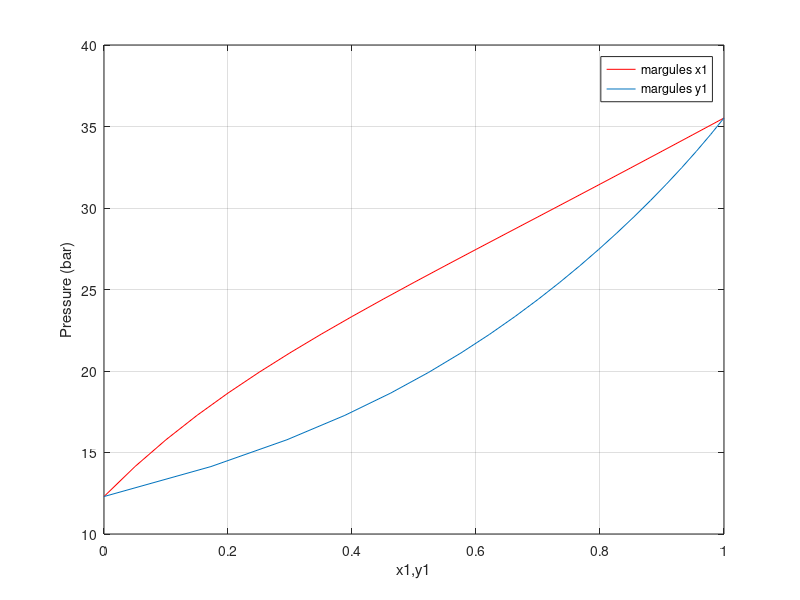

This figure's MATLAB source:
%plot of VLE data (x1y1P) margules 
%methyl ethyl ketone(1)/toluene(2)
clc;
clear;

t = 50; % temperature (celcius)
A1 = 14.1334;
B1 = 2838.24;
C1 = 218.690;
A2 = 13.9320;
B2 = 3056.96;
C2 = 217.625;

x1 = 0:0.05:1;
x2 = 1 - x1;

P1_sat = exp(A1 - B1/(t + C1))
P2_sat = exp(A2 - B2/(t + C2))

gama1 = exp((0.368 - 0.3268*x1).*x2.^2)
gama2 = exp((0.2046 + 0.3268*x2).*x1.^2)
P = (x1.*gama1.*P1_sat) + (x2.*gama2.*P2_sat)
y1 = (x1.*gama1.*P1_sat)./P;

plot(x1,P,'r',y1,P)
grid
xlabel('x1,y1')
ylabel('Pressure (bar)')
legend('margules x1','margules y1')


